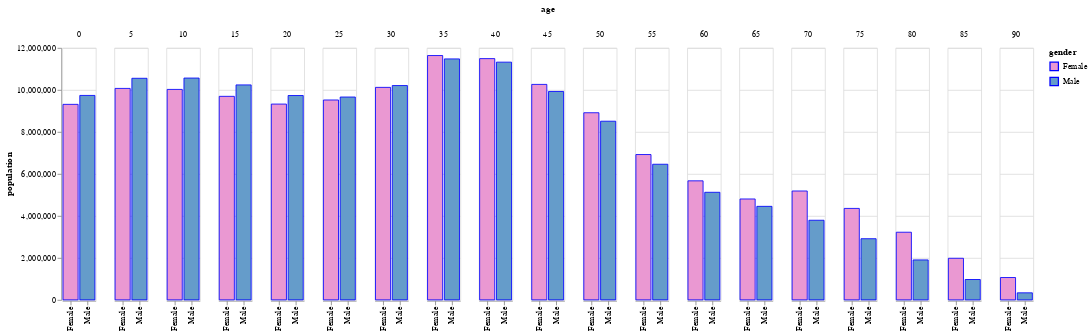

Notebook source saved alongside this figure:
### Code cell
import altair as alt
from altair.expr import datum, if_
from vega_datasets import data
source = data.population.url
data = pd.read_json(source)

alt.Chart(data).mark_bar(stroke='blue').encode(
    alt.X('gender:N', axis=alt.Axis(title='')),
    alt.Y('sum(people):Q', axis=alt.Axis(title='population', grid=True)),
    color=alt.Color('gender:N', scale=alt.Scale(range=["#EA98D2", "#659CCA"])),
    column='age:O'
).transform_filter(datum.year == 2000
).transform_calculate('gender', if_(datum.sex == 2, 'Female', 'Male'))

### Figure 1 — Vega-Lite specification as saved in the notebook (floating-point values rounded to 4 significant figures; data arrays with more than 128 entries replaced by an {"elided": "..."} marker saying what was removed)
{"config": {"view": {"continuousWidth": 400, "continuousHeight": 300}}, "data": {"name": "data-45e35b5faa42c7034b347e8bcfc8b805"}, "mark": {"type": "bar", "stroke": "blue"}, "encoding": {"color": {"field": "gender", "scale": {"range": ["#EA98D2", "#659CCA"]}, "type": "nominal"}, "column": {"field": "age", "type": "ordinal"}, "x": {"axis": {"title": ""}, "field": "gender", "type": "nominal"}, "y": {"aggregate": "sum", "axis": {"grid": true, "title": "population"}, "field": "people", "type": "quantitative"}}, "transform": [{"filter": "(datum.year === 2000)"}, {"calculate": "if((datum.sex === 2),'Female','Male')", "as": "gender"}], "$schema": "https://vega.github.io/schema/vega-lite/v4.17.0.json", "datasets": {"data-45e35b5faa42c7034b347e8bcfc8b805": {"elided": "570 records"}}}
